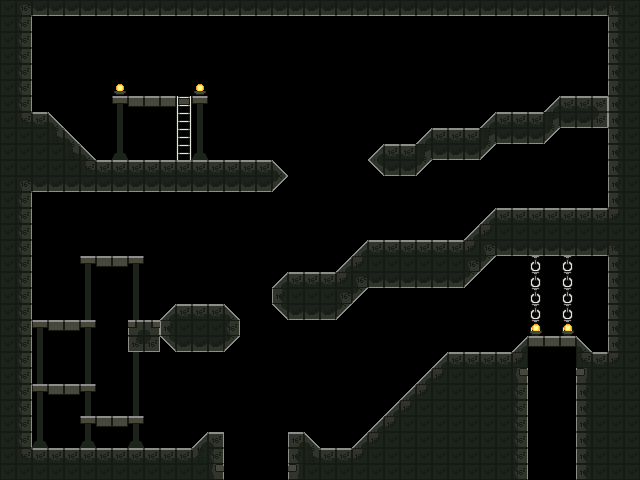

Rendered tile map (Tiled .tmx) drawn with the repository's tilesets; below, a short description and the map source with its tile grids summarised:
An orthogonal 40x30 tile map with 16x16 px tiles, 3 tile layers (background, collision, foreground), 2 tilesets and 3 objects (spawn-player, exit, spawn-enemy).

<map version="1.5" tiledversion="1.6.0" orientation="orthogonal" renderorder="left-up" width="40" height="30" tilewidth="16" tileheight="16" infinite="0" nextlayerid="5" nextobjectid="5">
 <tileset firstgid="1" name="prototype-basic-tiles" tilewidth="16" tileheight="16" tilecount="80" columns="8">
  <image source="prototype-basic-tiles.png" width="128" height="160" />
 </tileset>
 <tileset firstgid="81" name="prototype-interactive-elements" tilewidth="16" tileheight="16" tilecount="128" columns="16">
  <image source="prototype-interactive-elements.png" width="256" height="128" />
 </tileset>
 <layer id="1" name="background" width="40" height="30">
  <data>[1200 cells, 39 non-empty, 4 distinct tile ids]</data>
 </layer>
 <layer id="2" name="collision" width="40" height="30">
  <data>[1200 cells, 468 non-empty, 26 distinct tile ids]</data>
 </layer>
 <objectgroup id="3" name="objects">
  <object id="1" name="spawn-player" type="spawn-player" gid="97" x="152.794" y="73.095" width="16" height="16" />
  <object id="2" name="exit" type="exit" gid="97" x="544" y="336" width="16" height="16">
   <properties>
    <property name="target-level" value="test2" />
    <property name="transition-text" value="level1Text1" />
    <property name="transition-type" value="military" />
   </properties>
  </object>
  <object id="3" name="alien" type="spawn-enemy" gid="97" x="240" y="160" width="16" height="16">
   <properties>
    <property name="enemy-type" value="alien" />
   </properties>
  </object>
 </objectgroup>
 <layer id="4" name="foreground" width="40" height="30">
  <data>[1200 cells, 8 non-empty, 3 distinct tile ids]</data>
 </layer>
</map>
